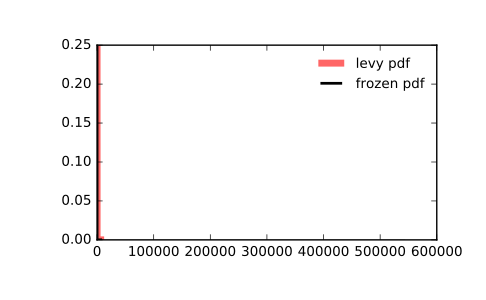

Python code for this plot:
from scipy.stats import levy
import matplotlib.pyplot as plt
fig, ax = plt.subplots(1, 1)

# Calculate a few first moments:

mean, var, skew, kurt = levy.stats(moments='mvsk')

# Display the probability density function (``pdf``):

x = np.linspace(levy.ppf(0.01),
                levy.ppf(0.99), 100)
ax.plot(x, levy.pdf(x),
       'r-', lw=5, alpha=0.6, label='levy pdf')

# Alternatively, the distribution object can be called (as a function)
# to fix the shape, location and scale parameters. This returns a "frozen"
# RV object holding the given parameters fixed.

# Freeze the distribution and display the frozen ``pdf``:

rv = levy()
ax.plot(x, rv.pdf(x), 'k-', lw=2, label='frozen pdf')

# Check accuracy of ``cdf`` and ``ppf``:

vals = levy.ppf([0.001, 0.5, 0.999])
np.allclose([0.001, 0.5, 0.999], levy.cdf(vals))
# True

# Generate random numbers:

r = levy.rvs(size=1000)

# And compare the histogram:

ax.hist(r, normed=True, histtype='stepfilled', alpha=0.2)
ax.legend(loc='best', frameon=False)
plt.show()
